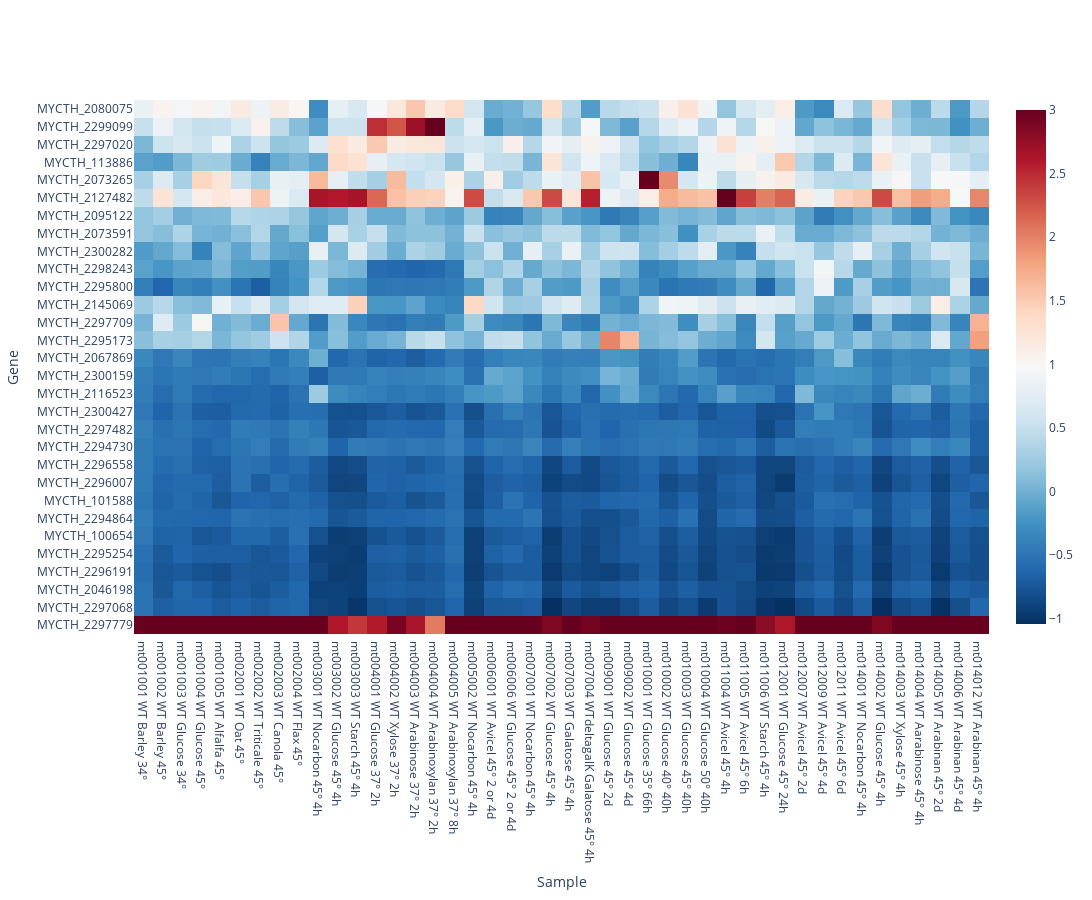

The cell this chart's notebook holds for it:
### Code cell
import pandas as pd
import plotly.io as pio
import plotly.graph_objects as go
from scipy.cluster.hierarchy import linkage, leaves_list


def create_heatmap_without_sample_clustering(df, color='RdBu_r'):
    """根据基因表达矩阵创建热图

    Args:
        df (pd.DataFrame): 基因表达矩阵
        color (str, optional): 颜色. Defaults to 'RdBu_r'.
    """

    # 第一列改名为gene_id，并设置为索引
    df = df.rename(columns={df.columns[0]: 'gene_id'})
    df = df.set_index('gene_id')

    # 数据Z-score标准化,axis=0表示按列标准化
    df_normalized = df.apply(lambda x: (x - x.mean()) / x.std(), axis=0)
    df_normalized = df_normalized.clip(-3, 3)

    # 对基因（行）进行层次聚类
    gene_linkage = linkage(df_normalized, method='average')
    gene_order = leaves_list(gene_linkage)

    # # 对样本（列）进行层次聚类
    # sample_linkage = linkage(df_normalized.T, method='average')
    # sample_order = leaves_list(sample_linkage)

    # 重排数据矩阵
    df_clustered = df_normalized.iloc[gene_order]
    # df_clustered = df_normalized.iloc[gene_order,sample_order]

    # 创建热图
    fig = go.Figure(data=go.Heatmap(
        z=df_clustered,
        x=df_clustered.columns,
        y=df_clustered.index,
        colorscale=color,
        hovertemplate='Sample: %{x}<br>Gene: %{y}<br>Exp: %{z:.3f}<extra></extra>'
    ))

    # 设置轴标签
    fig.update_layout(
        xaxis_title="Sample",
        yaxis_title="Gene",
        width=1200,
        height=900,
    )

    # 方案1:将fig对象转为json
    # fig_json = pio.to_json(fig)
    # return fig_json

    # 方案2:将fig转为html格式，返回html代码
    # fig_html = pio.to_html(fig, full_html=False, include_plotlyjs=False)        
    # return fig_html

    # 方案3:将fig转为html格式，保存为html文件
    # fig.write_html("./output-file/heatmap.html")
    # return "heatmap.html"

    return fig


# 加载数据
df = pd.read_csv('./Gene_Expression_Matrix.tsv',sep='\t').copy()

# 测试
create_heatmap_without_sample_clustering(df)

### Figure 1 — Plotly figure (JSON) as saved in the notebook; plotly's stock layout.template omitted (floating-point values rounded to 4 significant figures; data arrays with more than 128 entries replaced by an {"elided": "..."} marker saying what was removed)
{"data": [{"colorscale": [[0, "rgb(5,48,97)"], [0.1, "rgb(33,102,172)"], [0.2, "rgb(67,147,195)"], [0.3, "rgb(146,197,222)"], [0.4, "rgb(209,229,240)"], [0.5, "rgb(247,247,247)"], [0.6, "rgb(253,219,199)"], [0.7, "rgb(244,165,130)"], [0.8, "rgb(214,96,77)"], [0.9, "rgb(178,24,43)"], [1, "rgb(103,0,31)"]], "hovertemplate": "Sample: %{x}<br>Gene: %{y}<br>Exp: %{z:.3f}<extra></extra>", "type": "heatmap", "x": ["mt001001 WT Barley 34° ", "mt001002 WT Barley 45° ", "mt001003 WT Glucose 34° ", "mt001004 WT Glucose 45° ", "mt001005 WT Alfalfa 45° ", "mt002001 WT Oat 45° ", "mt002002 WT Triticale 45° ", "mt002003 WT Canola 45° ", "mt002004 WT Flax 45° ", "mt003001 WT Nocarbon 45° 4h", "mt003002 WT Glucose 45° 4h", "mt003003 WT Starch 45° 4h", "mt004001 WT Glucose 37° 2h", "mt004002 WT Xylose 37° 2h", "mt004003 WT Arabinose 37° 2h", "mt004004 WT Arabinoxylan 37° 2h", "mt004005 WT Arabinoxylan 37° 8h", "mt005002 WT Nocarbon 45° 4h", "mt006001 WT Avicel 45° 2 or 4d", "mt006006 WT Glucose 45° 2 or 4d", "mt007001 WT Nocarbon 45° 4h", "mt007002 WT Glucose 45° 4h", "mt007003 WT Galatose 45° 4h", "mt007004 WTdeltagalK Galatose 45° 4h", "mt009001 WT Glucose 45° 2d", "mt009002 WT Glucose 45° 4d", "mt010001 WT Glucose 35° 66h", "mt010002 WT Glucose 40° 40h", "mt010003 WT Glucose 45° 40h", "mt010004 WT Glucose 50° 40h", "mt011004 WT Avicel 45° 4h", "mt011005 WT Avicel 45° 6h", "mt011006 WT Starch 45° 4h", "mt012001 WT Glucose 45° 24h", "mt012007 WT Avicel 45° 2d", "mt012009 WT Avicel 45° 4d", "mt012011 WT Avicel 45° 6d", "mt014001 WT Nocarbon 45° 4h", "mt014002 WT Glucose 45° 4h", "mt014003 WT Xylose 45° 4h", "mt014004 WT Aarabinose 45° 4h", "mt014005 WT Arabinan 45° 2d", "mt014006 WT Arabinan 45° 4d", "mt014012 WT Arabinan 45° 4h"], "y": ["MYCTH_2297779", "MYCTH_2297068", "MYCTH_2046198", "MYCTH_2296191", "MYCTH_2295254", "MYCTH_100654", "MYCTH_2294864", "MYCTH_101588", "MYCTH_2296007", "MYCTH_2296558", "MYCTH_2294730", "MYCTH_2297482", "MYCTH_2300427", "MYCTH_2116523", "MYCTH_2300159", "MYCTH_2067869", "MYCTH_2295173", "MYCTH_2297709", "MYCTH_2145069", "MYCTH_2295800", "MYCTH_2298243", "MYCTH_2300282", "MYCTH_2073591", "MYCTH_2095122", "MYCTH_2127482", "MYCTH_2073265", "MYCTH_113886", "MYCTH_2297020", "MYCTH_2299099", "MYCTH_2080075"], "z": {"elided": "30x44 float values"}}], "layout": {"height": 900, "width": 1200, "xaxis": {"title": {"text": "Sample"}}, "yaxis": {"title": {"text": "Gene"}}}}
